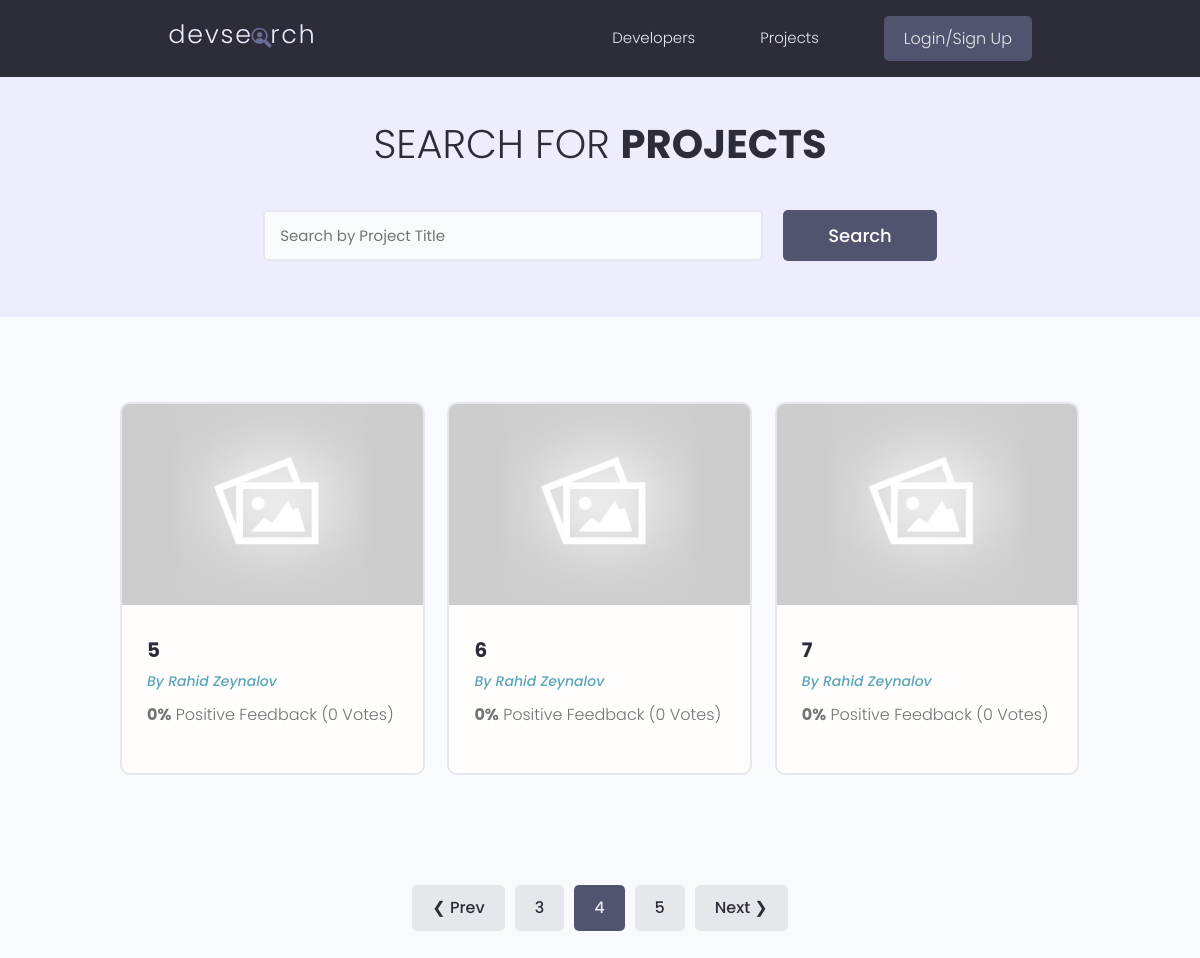
The page /projects/?page=4 on the database as committed earlier.
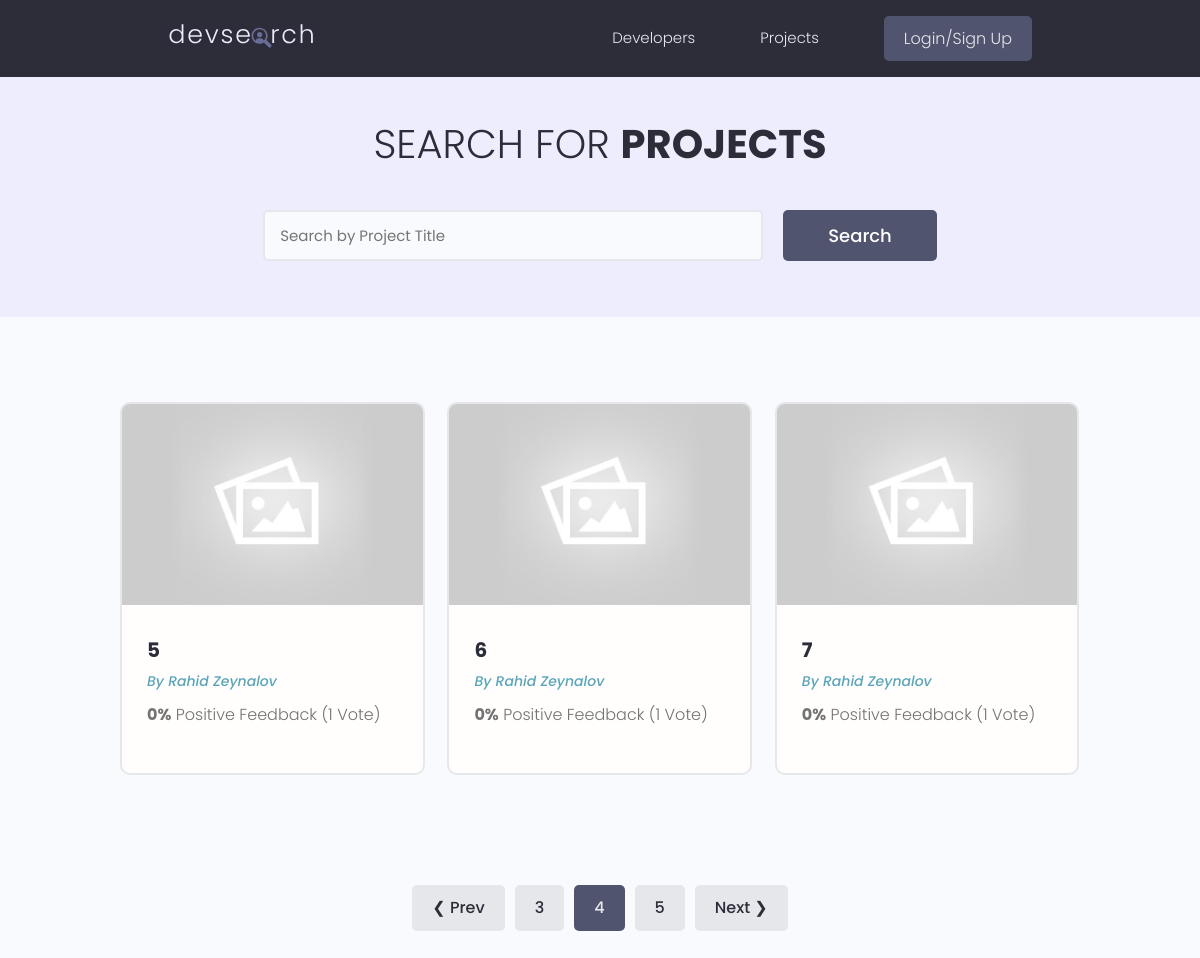
The same page on the database as committed later.
### projects/models.py (models this page shows, shortened)
class Project(models.Model):
    owner = models.ForeignKey(Profile, null=True, blank=True, on_delete=models.CASCADE)
    title = models.CharField(max_length=200)
    description = models.TextField(null=True, blank=True)
    featured_image = models.ImageField(null=True, blank=True, default='default.jpg')
    demo_link = models.CharField(max_length=2000, null=True, blank=True)
    source_link = models.CharField(max_length=2000, null=True, blank=True)
    tags = models.ManyToManyField(Tag, blank=True)
    vote_total = models.IntegerField(default=0, null=True, blank=True)
    vote_ratio = models.IntegerField(default=0, null=True, blank=True)
    created = models.DateTimeField(auto_now_add=True, null=True, blank=True)
    id = models.UUIDField(default=uuid.uuid4, unique=True, primary_key=True, editable=False)
    class Meta:
        ordering = ['created']
    @property
    def imageURL(self):
        try:
            url = self.featured_image.url
        except:
            url = ''
        return url

### users/models.py (models this page shows, shortened)
class Profile(models.Model):
    user = models.OneToOneField(User, on_delete=models.CASCADE, null=True, blank=True)
    name = models.CharField(max_length=150, null=True, blank=True)
    email = models.EmailField(max_length=150, null=True, blank=True)
    username = models.CharField(max_length=150, null=True, blank=True)
    location = models.CharField(max_length=150, null=True, blank=True)
    short_intro = models.CharField(max_length=200, null=True, blank=True)
    bio = models.TextField(null=True, blank=True)
    profile_image = models.ImageField(null=True, blank=True, upload_to='profiles/', default="profiles/users-default.png")
    social_github = models.CharField(max_length=150, null=True, blank=True)
    social_stackoverflow = models.CharField(max_length=150, null=True, blank=True)
    social_linkedin = models.CharField(max_length=150, null=True, blank=True)
    social_youtube = models.CharField(max_length=150, null=True, blank=True)
    social_medium = models.CharField(max_length=150, null=True, blank=True)
    created = models.DateTimeField(auto_now_add=True, null=True, blank=True)
    id = models.UUIDField(default=uuid.uuid4, unique=True, primary_key=True, editable=False)
    class Meta:
        ordering =['created']

### projects/views.py (the view)
# urls.py: path('projects/', views.getProjects),
def projects(request):
    projects, search_query = searchProject(request)
    custome_range, projects = paginateProjects(request, projects, 3)
    context = {'projects':projects, 'search_query':search_query, 'custome_range':custome_range}
    return render(request,'projects/projects.html', context=context)

### projects/utils.py (called while the page is built)
def searchProject(request):
    search_query = ''
    if request.GET.get('search_query'):
        search_query = request.GET.get('search_query')
    projects = Project.objects.distinct().filter(
        Q(title__icontains=search_query) |
        Q(description__icontains=search_query) |
        Q(owner__name__icontains=search_query) |
        Q(tags__name__icontains=search_query)
        )
    return projects, search_query

### projects/templates/projects/projects.html (shortened to what this page needs)
{% extends 'main.html' %}
{% block content %}
<main class="projects">
    <section class="hero-section text-center">
        <div class="container container--narrow">
            <div class="hero-section__box">
                <h2>Search for <span>Projects</span></h2>
            </div>
            <div class="hero-section__search">
                <form id="searchForm" class="form" action="{% url 'projects' %}" method="get">
                    <div class="form__field">
                        <input class="input input--text" id="formInput#search" type="text" name="search_query"
                            value="{{search_query}}" placeholder="Search by Project Title" />
                    </div>
                    <input class="btn btn--sub btn--lg" type="submit" value="Search" />
                </form>
            </div>
        </div>
    </section>
    <section class="projectsList">
        <div class="container">
            <div class="grid grid--three">
                {% for project in projects %}
                <div class="column">
                    <div class="card project">
                        <a href="{% url 'project' project.id %}" class="project">
                            <img class="project__thumbnail" src="{{project.imageURL}}"
                                alt="project thumbnail" />
                            <div class="card__body">
                                <h3 class="project__title">{{project.title}}</h3>
                                <p><a class="project__author" href="{% url 'user-profile' project.owner.id %}">By {{project.owner.name}}</a></p>
                                <p class="project--rating">
                                    <span style="font-weight: bold;">{{project.vote_ratio}}%</span> Positive
                                    Feedback ({{project.vote_total}} Vote{{project.vote_total|pluralize:"s"}})
                                </p>
                            </div>
                        </a>
                    </div>
                </div>
                {% endfor %}
            </div>
        </div>
    </section>
    {% include "pagination.html" with queryset=projects custome_range=custome_range %}
</main>
{% endblock content %}

Rows that differ between the two databases and show on the page:
changed Project (number 1 of 3 on the later page): vote_total "0" → "1"
changed Project (number 2 of 3 on the later page): vote_total "0" → "1"
changed Project (number 3 of 3 on the later page): vote_total "0" → "1"
